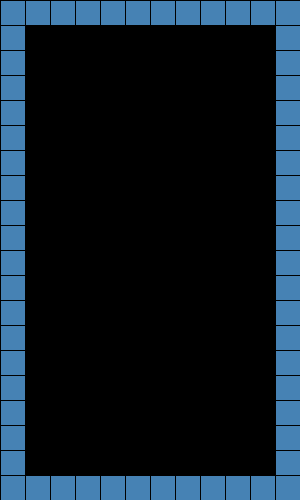
Frame 1 (no input)
Frame 60 (the mouse pressed at the canvas centre just before this capture): identical to frame 1, image omitted
Frame 120 (the mouse held since frame 60 and released just before this capture): identical to frame 1, image omitted

The Processing sketch that drew this single still picture (run headless with seeded random() and noise(); from frame 60 on, the mouse is pressed at the canvas centre):

// Processing sketch: tetris01
// ── tetris01.pde
int[][]grid={
  {1,1,1,1,1,1,1,1,1,1,1,1},
  {1,0,0,0,0,0,0,0,0,0,0,1},
  {1,0,0,0,0,0,0,0,0,0,0,1},
  {1,0,0,0,0,0,0,0,0,0,0,1},
  {1,0,0,0,0,0,0,0,0,0,0,1},
  {1,0,0,0,0,0,0,0,0,0,0,1},
  {1,0,0,0,0,0,0,0,0,0,0,1},
  {1,0,0,0,0,0,0,0,0,0,0,1},
  {1,0,0,0,0,0,0,0,0,0,0,1},
  {1,0,0,0,0,0,0,0,0,0,0,1},
  {1,0,0,0,0,0,0,0,0,0,0,1},
  {1,0,0,0,0,0,0,0,0,0,0,1},
  {1,0,0,0,0,0,0,0,0,0,0,1},
  {1,0,0,0,0,0,0,0,0,0,0,1},
  {1,0,0,0,0,0,0,0,0,0,0,1},
  {1,0,0,0,0,0,0,0,0,0,0,1},
  {1,0,0,0,0,0,0,0,0,0,0,1},
  {1,0,0,0,0,0,0,0,0,0,0,1},
  {1,0,0,0,0,0,0,0,0,0,0,1},
  {1,1,1,1,1,1,1,1,1,1,1,1}
};
void setup(){
  size(300,500);
}
void draw(){
  background(0);
  for(int x=0;x<12;x++){
    for(int y=0;y<20;y++){
      if(grid[y][x]==1)fill(70,130,180);
      else fill(0);
      rect(x*25,y*25,25,25);
    }
  }
}
